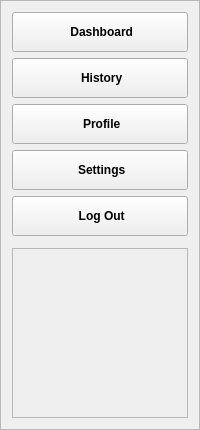
         <widget class="QFrame" name="side_menu">
          <property name="frameShape">
           <enum>QFrame::StyledPanel</enum>
          </property>
          <property name="frameShadow">
           <enum>QFrame::Raised</enum>
          </property>
          <layout class="QVBoxLayout" name="verticalLayout_2">
           <item>
            <widget class="QPushButton" name="menu_dash">
             <property name="minimumSize">
              <size>
               <width>0</width>
               <height>40</height>
              </size>
             </property>
             <property name="font">
              <font>
               <family>Arial</family>
               <pointsize>9</pointsize>
               <weight>75</weight>
               <bold>true</bold>
              </font>
             </property>
             <property name="text">
              <string> Dashboard</string>
             </property>
             <property name="icon">
              <iconset>
               <normaloff>icons/dashboard.png</normaloff>icons/dashboard.png</iconset>
             </property>
             <property name="iconSize">
              <size>
               <width>25</width>
               <height>25</height>
              </size>
             </property>
            </widget>
           </item>
           <item>
            <widget class="QPushButton" name="menu_history">
             <property name="minimumSize">
              <size>
               <width>0</width>
               <height>40</height>
              </size>
             </property>
             <property name="font">
              <font>
               <family>Arial</family>
               <pointsize>9</pointsize>
               <weight>75</weight>
               <bold>true</bold>
              </font>
             </property>
             <property name="text">
              <string> History</string>
             </property>
             <property name="icon">
              <iconset>
               <normaloff>icons/class.png</normaloff>icons/class.png</iconset>
             </property>
             <property name="iconSize">
              <size>
               <width>25</width>
               <height>25</height>
              </size>
             </property>
            </widget>
           </item>
           <item>
            <widget class="QPushButton" name="menu_profile">
             <property name="minimumSize">
              <size>
               <width>0</width>
               <height>40</height>
              </size>
             </property>
             <property name="font">
              <font>
               <family>Arial</family>
               <pointsize>9</pointsize>
               <weight>75</weight>
               <bold>true</bold>
              </font>
             </property>
             <property name="text">
              <string> Profile</string>
             </property>
             <property name="icon">
              <iconset>
               <normaloff>icons/profile.png</normaloff>icons/profile.png</iconset>
             </property>
             <property name="iconSize">
              <size>
               <width>25</width>
               <height>25</height>
              </size>
             </property>
            </widget>
           </item>
           <item>
            <widget class="QPushButton" name="menu_settings">
             <property name="minimumSize">
              <size>
               <width>0</width>
               <height>40</height>
              </size>
             </property>
             <property name="font">
              <font>
               <pointsize>9</pointsize>
               <weight>75</weight>
               <bold>true</bold>
              </font>
             </property>
             <property name="text">
              <string> Settings</string>
             </property>
             <property name="icon">
              <iconset>
               <normaloff>icons/settings.png</normaloff>icons/settings.png</iconset>
             </property>
             <property name="iconSize">
              <size>
               <width>25</width>
               <height>25</height>
              </size>
             </property>
            </widget>
           </item>
           <item>
            <widget class="QPushButton" name="menu_logout">
             <property name="minimumSize">
              <size>
               <width>0</width>
               <height>40</height>
              </size>
             </property>
             <property name="font">
              <font>
               <family>Arial</family>
               <pointsize>9</pointsize>
               <weight>75</weight>
               <bold>true</bold>
              </font>
             </property>
             <property name="text">
              <string> Log Out</string>
             </property>
             <property name="icon">
              <iconset>
               <normaloff>icons/logout.png</normaloff>icons/logout.png</iconset>
             </property>
             <property name="iconSize">
              <size>
               <width>25</width>
               <height>25</height>
              </size>
             </property>
            </widget>
           </item>
           <item>
            <widget class="QFrame" name="frame_3">
             <property name="frameShape">
              <enum>QFrame::StyledPanel</enum>
             </property>
             <property name="frameShadow">
              <enum>QFrame::Raised</enum>
             </property>
            </widget>
           </item>
           <item>
            <widget class="QFrame" name="frame">
             <property name="frameShape">
              <enum>QFrame::StyledPanel</enum>
             </property>
             <property name="frameShadow">
              <enum>QFrame::Raised</enum>
             </property>
             <layout class="QHBoxLayout" name="horizontalLayout_9">
              <item>
               <widget class="QLabel" name="label_120">
                <property name="minimumSize">
                 <size>
                  <width>150</width>
                  <height>150</height>
                 </size>
                </property>
                <property name="maximumSize">
                 <size>
                  <width>150</width>
                  <height>150</height>
                 </size>
                </property>
                <property name="autoFillBackground">
                 <bool>false</bool>
                </property>
                <property name="text">
                 <string/>
                </property>
                <property name="pixmap">
                 <pixmap>logo.png</pixmap>
                </property>
                <property name="scaledContents">
                 <bool>true</bool>
                </property>
                <property name="alignment">
                 <set>Qt::AlignCenter</set>
                </property>
                <property name="wordWrap">
                 <bool>false</bool>
                </property>
                <property name="openExternalLinks">
                 <bool>false</bool>
                </property>
               </widget>
              </item>
             </layout>
            </widget>
           </item>
          </layout>
         </widget>
